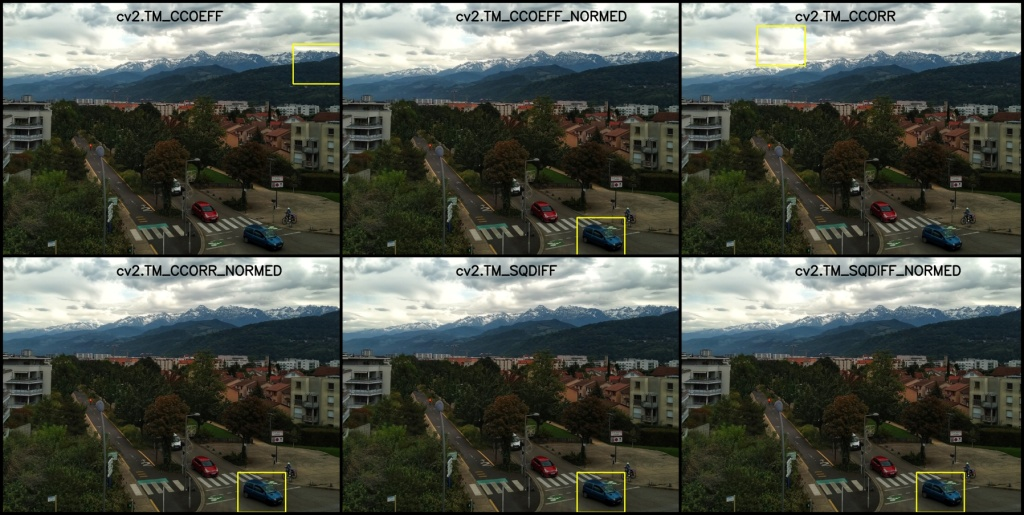
#> input picture opencv-basic/assets/blue_car_detect_compresesd.jpg, 1024 x 515 px, given in place of the camera
$ python 5.colour-detection.py
#> lines starting #> are read from the running program, lines starting #| are printed output that depends on the picture; after the words box and inside, x2 and y2 are one past the last pixel; in counts of white or black regions, pixels touching at a corner belong together
import cv2
import numpy as np


if __name__ == "__main__":
    cap = cv2.VideoCapture(0)

    # Get the width of video capture
    width = int(cap.get(3))

    # Get the height of video capture
    height = int(cap.get(4))

    while True:
        # Get a frame of the video
        ret, frame = cap.read()
#> frame is the input picture: shape (515, 1024, 3); mean B, G, R 76.6, 84.5, 80

        # Convert BGR colours to HSV
        hsv = cv2.cvtColor(frame, cv2.COLOR_BGR2HSV)
#> hsv: shape (515, 1024, 3); mean H, S, V 50.4, 82.3, 88.1
        lower_blue = np.array([90, 50, 50])
        upper_blue = np.array([130, 255, 255])

        # Create a mask enabling pixels only within a certain range
        mask = cv2.inRange(hsv, lowerb=lower_blue, upperb=upper_blue)
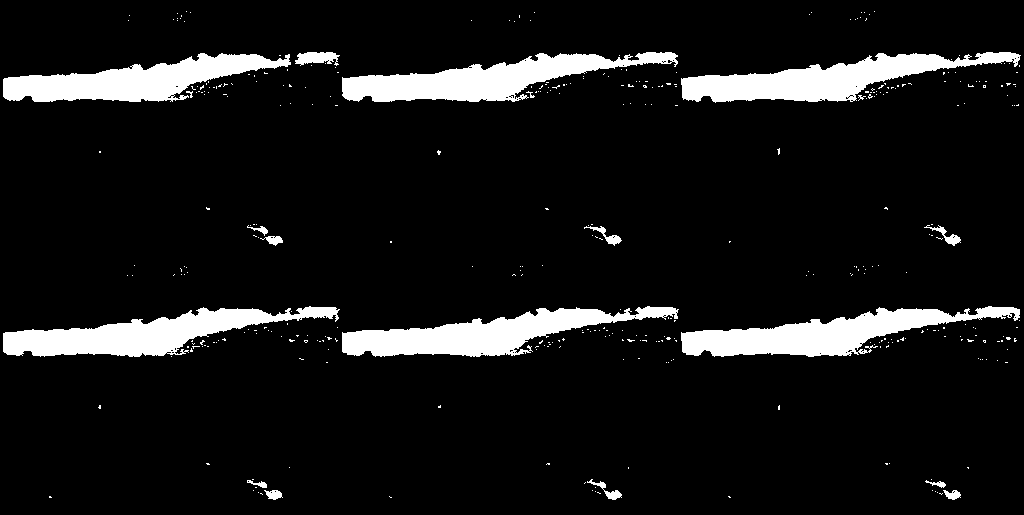
#> mask: shape (515, 1024); 9.1% white; 376 white regions (357 under 20 px), largest, box (x1, y1, x2, y2) and area: (342, 306, 679, 357) 7681, (681, 306, 1020, 357) 7674, (342, 52, 678, 102) 7665

        # Perform bitwise AND operation of the mask with the image
        result = cv2.bitwise_and(frame, frame, mask=mask)
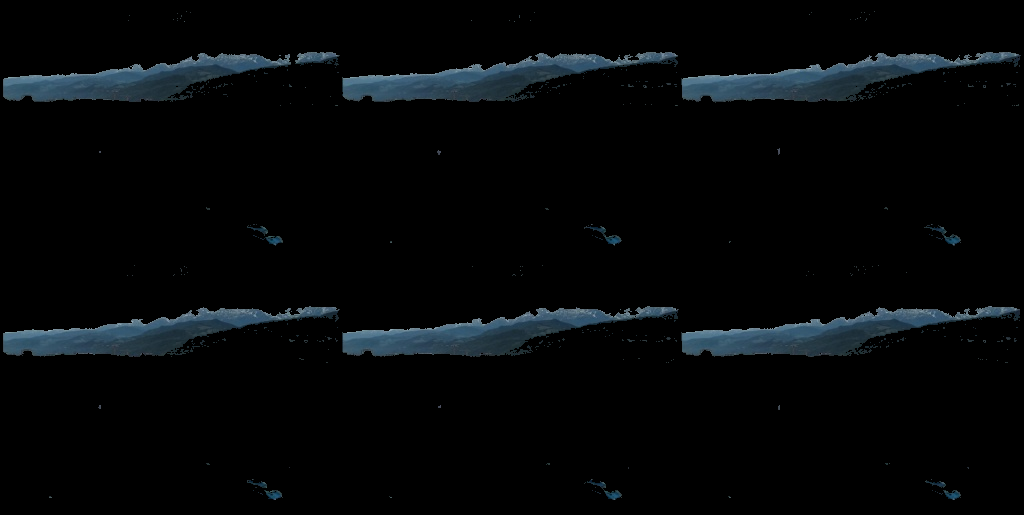
#> result: shape (515, 1024, 3); mean B, G, R 8.7, 7.3, 5

        cv2.imshow("Frame", result)
        cv2.imshow("Mask", mask)

        # Wait for 1 ms for a key pressed,
        # if it's q, then stop showing the video frame
        if cv2.waitKey(1) == ord('q'):
#> (key q is pressed here)
            break

$ run again, on opencv-basic/assets/smh_rhb_1024px.jpg
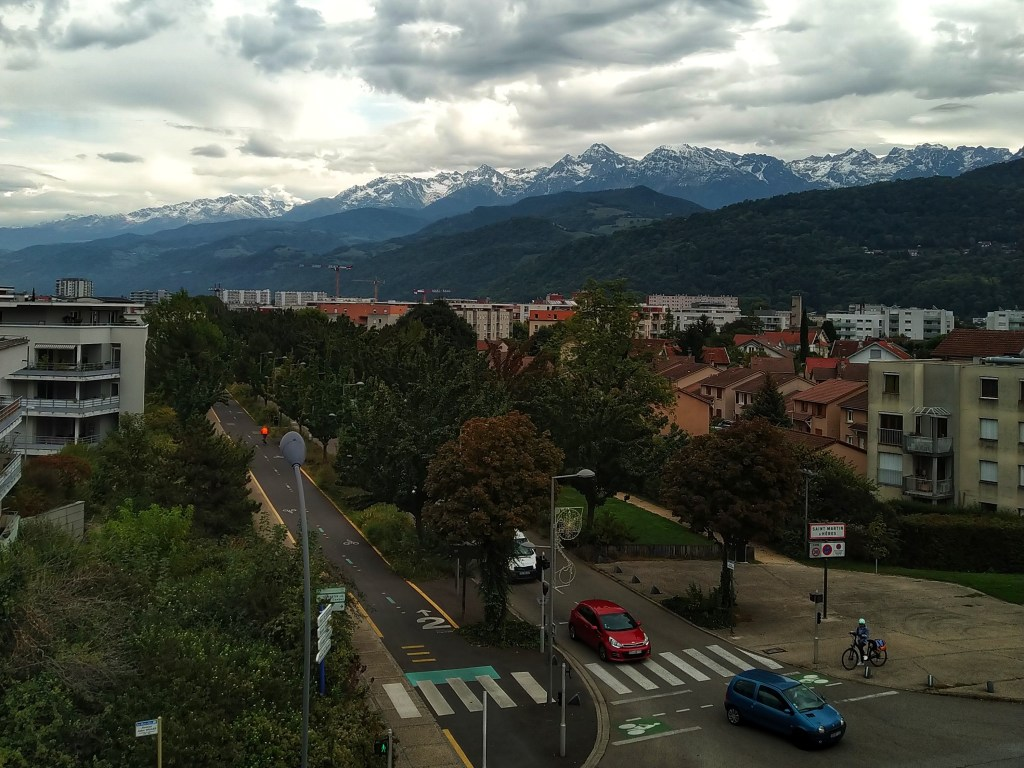
#> input picture opencv-basic/assets/smh_rhb_1024px.jpg, 1024 x 768 px, given in place of the camera
#> frame is the input picture: shape (768, 1024, 3); mean B, G, R 79.9, 87.7, 83
#> hsv: shape (768, 1024, 3); mean H, S, V 50.6, 83.6, 91.5
#> `mask = cv2.inRange(hsv, lowerb=lower_blue, upperb=upper_blue)`:
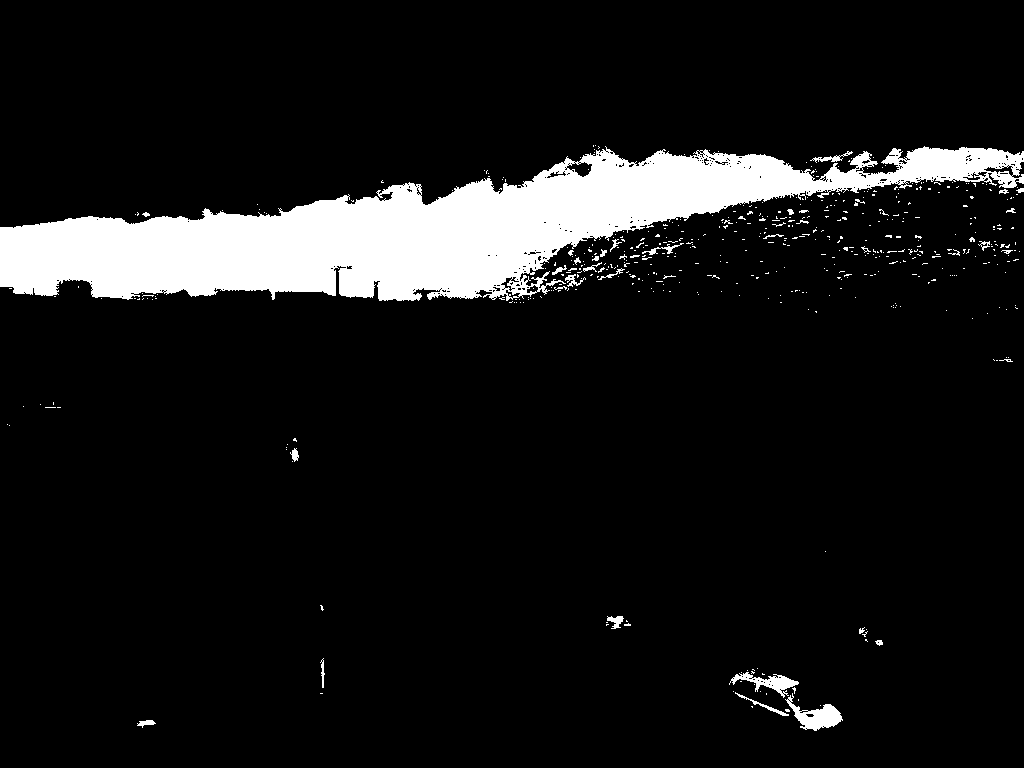
#> mask: shape (768, 1024); 9.4% white; 514 white regions (477 under 20 px), largest, box (x1, y1, x2, y2) and area: (0, 146, 1024, 301) 68790, (785, 693, 843, 731) 880, (729, 672, 799, 698) 612
#> `result = cv2.bitwise_and(frame, frame, mask=mask)`:
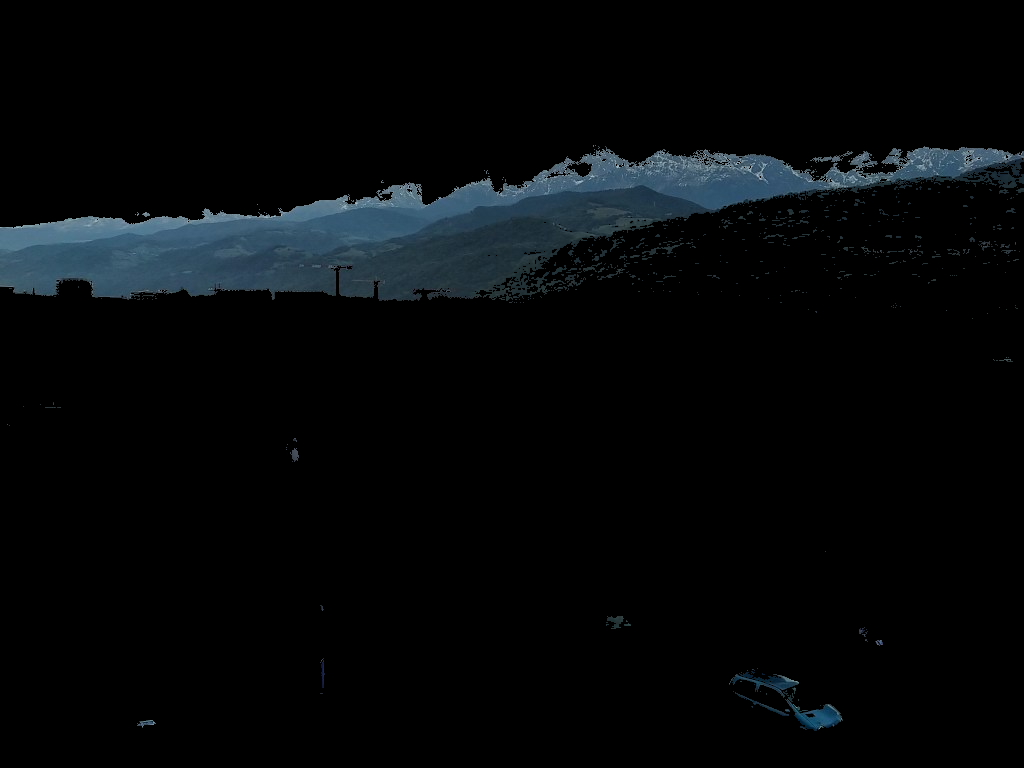
#> result: shape (768, 1024, 3); mean B, G, R 9, 7.5, 5.1
